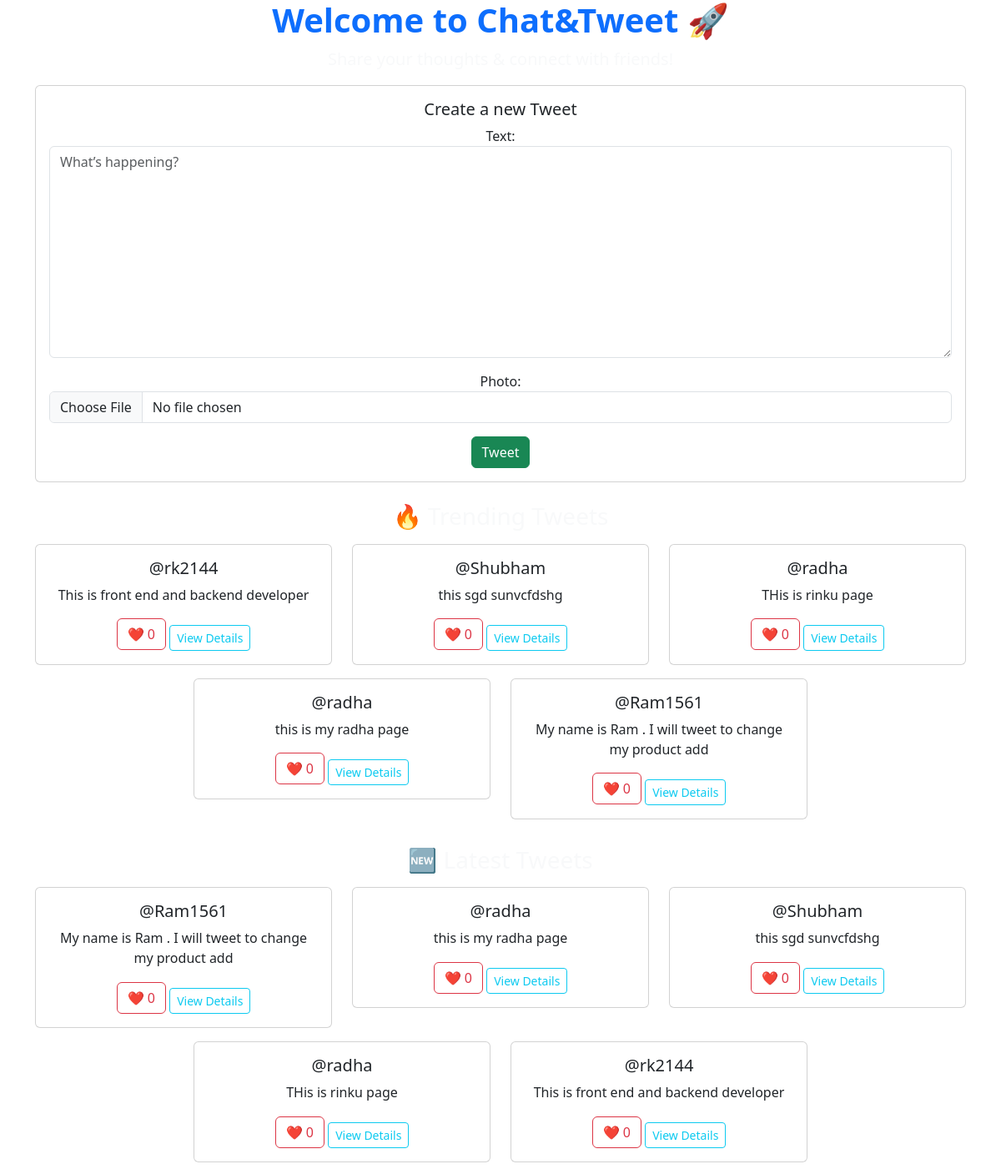
Before: / (signed in) with the older database file.
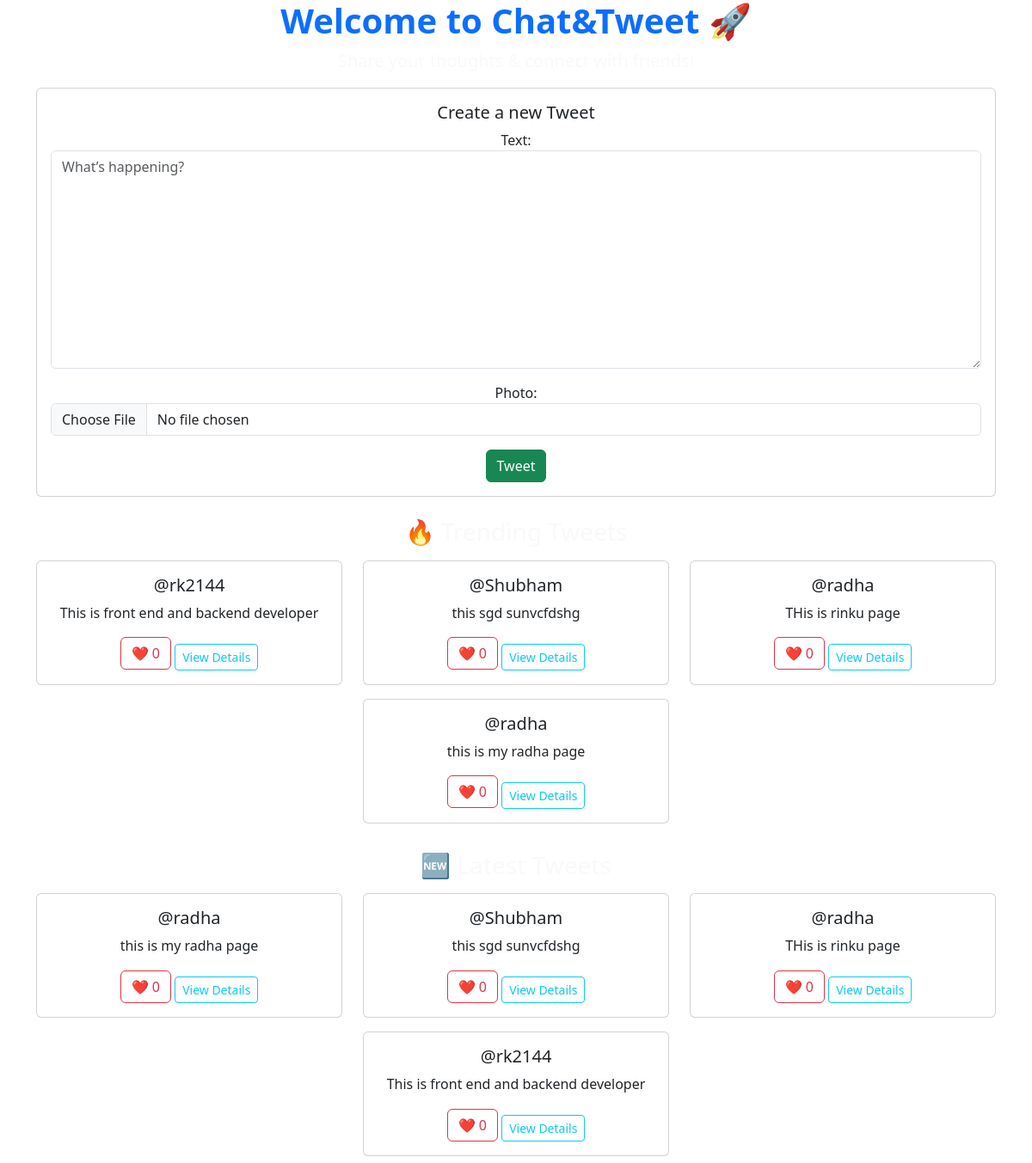
After: the same page with the newer database file.
### tweet/models.py (models this page shows, shortened)
class Tweet(models.Model):
    user = models.ForeignKey(User, on_delete=models.CASCADE)
    text = models.TextField(max_length=240)
    photo = models.ImageField(upload_to='photo/', blank=True, null=True)
    created_at = models.DateTimeField(auto_now_add=True)
    updated_at = models.DateTimeField(auto_now=True)
    def total_likes(self):
        return self.likes.count()

### tweet/views.py (the view)
# urls.py: path('', views.home, name='home'),
def home(request):
    latest_tweets = Tweet.objects.all().order_by('-created_at')[:5]
    trending_tweets = Tweet.objects.annotate(like_count=Count('likes')).order_by('-like_count')[:5]
    top_users = Tweet.objects.values('user__username').annotate(tweet_count=Count('id')).order_by('-tweet_count')[:5]
    if request.user.is_authenticated:
        if request.method == 'POST':
            form = TweetForm(request.POST, request.FILES)
            if form.is_valid():
                tweet = form.save(commit=False)
                tweet.user = request.user
                tweet.save()
                return redirect('home')
        else:
            form = TweetForm()
    else:
        form = None
    context = {
        'latest_tweets': latest_tweets,
        'trending_tweets': trending_tweets,
        'top_users': top_users,
        'form': form
    }
    return render(request, 'home.html', context)

### tweet/forms.py
class TweetForm(forms.ModelForm):
    class Meta:
        model = Tweet
        fields = ['text', 'photo']
        widgets = {
            'text': forms.Textarea(attrs={
                'class': 'form-control',
                'placeholder': 'What’s happening?'
            }),
            'photo': forms.ClearableFileInput(attrs={'class': 'form-control'}),
        }

### tweet/templates/home.html (shortened to what this page needs)
{% extends "layout.html" %}
{% block content %}
<div class="text-center">
    <h1 class="fw-bold text-primary">Welcome to Chat&Tweet 🚀</h1>
    <p class="lead text-light">Share your thoughts & connect with friends!</p>
    {% if user.is_authenticated %}
        <div class="card my-3 p-3">
            <h5>Create a new Tweet</h5>
            <form method="post" enctype="multipart/form-data" action="{% url 'tweet_create' %}">
                {{ form.as_p }}
                <button class="btn btn-success" type="submit">Tweet</button>
            </form>
        </div>
    {% else %}
        <p class="text-warning">Login to create a tweet!</p>
    {% endif %}
    <h3 class="text-light mt-4">🔥 Trending Tweets</h3>
    <div class="row justify-content-center">
        {% for tweet in trending_tweets %}
        <div class="col-md-4">
            <div class="card my-2">
                <div class="card-body">
                    <h5 class="card-title">@{{ tweet.user.username }}</h5>
                    <p class="card-text">{{ tweet.text|truncatechars:100 }}</p>
                    <button class="btn btn-outline-danger like-btn" data-tweet-id="{{ tweet.id }}">
                        ❤️ <span class="likes-count">{{ tweet.total_likes }}</span>
                    </button>
                    <a href="{% url 'tweet_detail' tweet.id %}" class="btn btn-outline-info btn-sm mt-2">View Details</a>
                </div>
            </div>
        </div>
        {% empty %}
        <p class="text-muted">No trending tweets yet.</p>
        {% endfor %}
    </div>
    <h3 class="text-light mt-4">🆕 Latest Tweets</h3>
    <div class="row justify-content-center">
        {% for tweet in latest_tweets %}
        <div class="col-md-4">
            <div class="card my-2">
                <div class="card-body">
                    <h5 class="card-title">@{{ tweet.user.username }}</h5>
                    <p class="card-text">{{ tweet.text|truncatechars:100 }}</p>
                    <button class="btn btn-outline-danger like-btn" data-tweet-id="{{ tweet.id }}">
                        ❤️ <span class="likes-count">{{ tweet.total_likes }}</span>
                    </button>
                    <a href="{% url 'tweet_detail' tweet.id %}" class="btn btn-outline-info btn-sm mt-2">View Details</a>
                </div>
            </div>
        </div>
        {% empty %}
        <p class="text-muted">No tweets yet.</p>
        {% endfor %}
    </div>
</div>
{% endblock %}

Changed rows visible on the page:
removed Tweet: user.username "Ram1561", text "My name is Ram . I will tweet to change my product add", total_likes "0"
